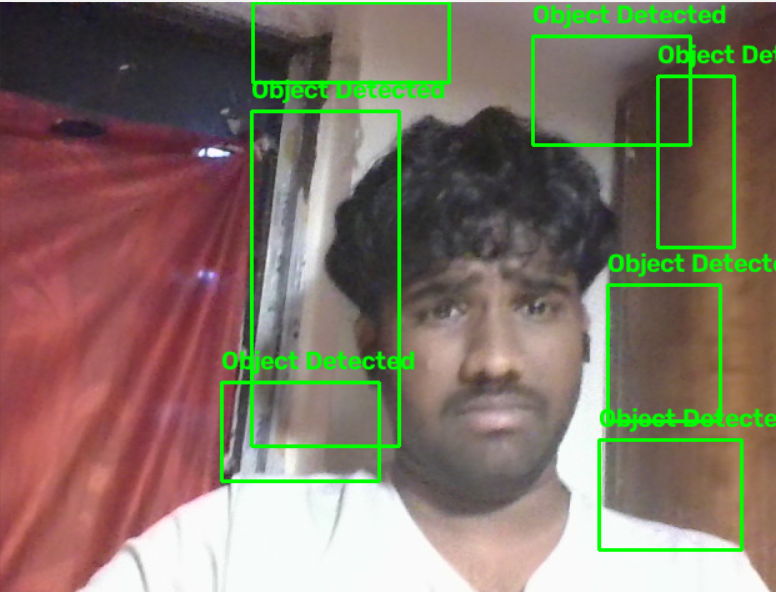
#> input picture image.png, 776 x 592 px, given in place of the camera
$ jupyter execute WORKSHOP-2.ipynb   (text cells are left out)
#> lines starting #> are read from the running program, lines starting #| are printed output that depends on the picture; after the words box and inside, x2 and y2 are one past the last pixel; in counts of white or black regions, pixels touching at a corner belong together
[cell 1]
import cv2

# Open the web camera
cap = cv2.VideoCapture(0)

# Background subtractor for foreground-object detection
bg_subtractor = cv2.createBackgroundSubtractorMOG2(
    history=500,
    varThreshold=50,
    detectShadows=True
)

while True:

    # Read frame from webcam
    ret, frame = cap.read()
#> frame is the input picture: shape (592, 776, 3); mean B, G, R 102.2, 116.5, 129.2

    if not ret:
        print("Cannot read frame from web camera")
        break

    # Create foreground mask
    mask = bg_subtractor.apply(frame)
#> mask: shape (592, 776); every value is 127

    # Remove small noise
    kernel = cv2.getStructuringElement(
        cv2.MORPH_ELLIPSE,
        (5, 5)
    )

    mask = cv2.morphologyEx(
        mask,
        cv2.MORPH_OPEN,
        kernel
    )

    mask = cv2.morphologyEx(
        mask,
        cv2.MORPH_DILATE,
        kernel
    )

    # Find contours of detected objects
    contours, _ = cv2.findContours(
        mask,
        cv2.RETR_EXTERNAL,
        cv2.CHAIN_APPROX_SIMPLE
    )
#> contours = [[[0, 0], [0, 591], [775, 591], [775, 0]]]

    # Process each detected contour
    for contour in contours:

        # Calculate contour area
        area = cv2.contourArea(contour)

        # Ignore very small regions
        if area > 2500:

            # Get bounding rectangle
            x, y, w, h = cv2.boundingRect(contour)

            # Draw bounding box
            cv2.rectangle(
                frame,
                (x, y),
                (x + w, y + h),
                (0, 255, 0),
                2
            )

            # Display detection text
            cv2.putText(
                frame,
                "Object Detected",
                (x, y - 10),
                cv2.FONT_HERSHEY_SIMPLEX,
                0.7,
                (0, 255, 0),
                2
            )
#> this loop made 1 pass
#> (contour, area, x, y, w, h) on pass 1: ([[0, 0], [0, 591], [775, 591], [775, 0]], 458025, 0, 0, 776, 592)
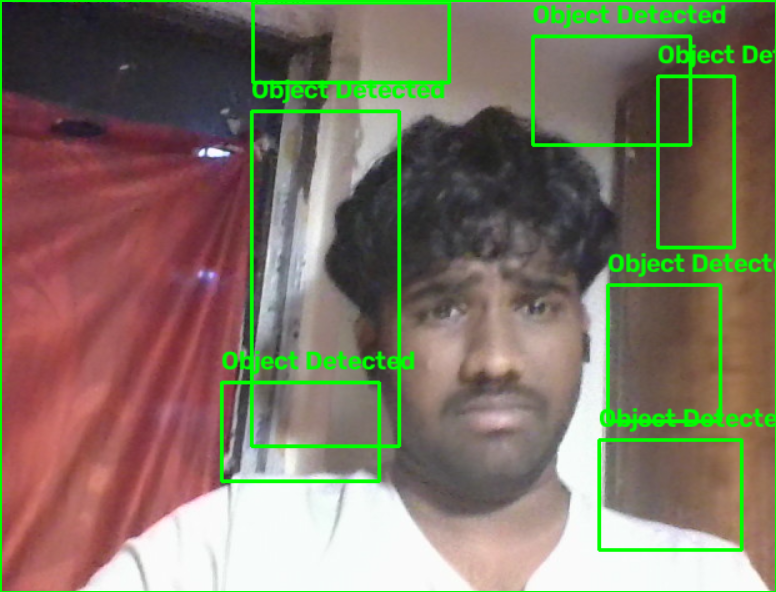
#> frame: shape (592, 776, 3); 0.89% of pixels changed, all inside (x1, y1, x2, y2) = (0, 0, 776, 592)

    # Display camera frame
    cv2.imshow(
        "Workshop 2 - Object Detection",
        frame
    )

    # Press 'q' to stop
    if cv2.waitKey(1) & 0xFF == ord('q'):
#> (key q is pressed here)
        break

# Release the webcam
cap.release()

# Close all OpenCV windows
cv2.destroyAllWindows()
